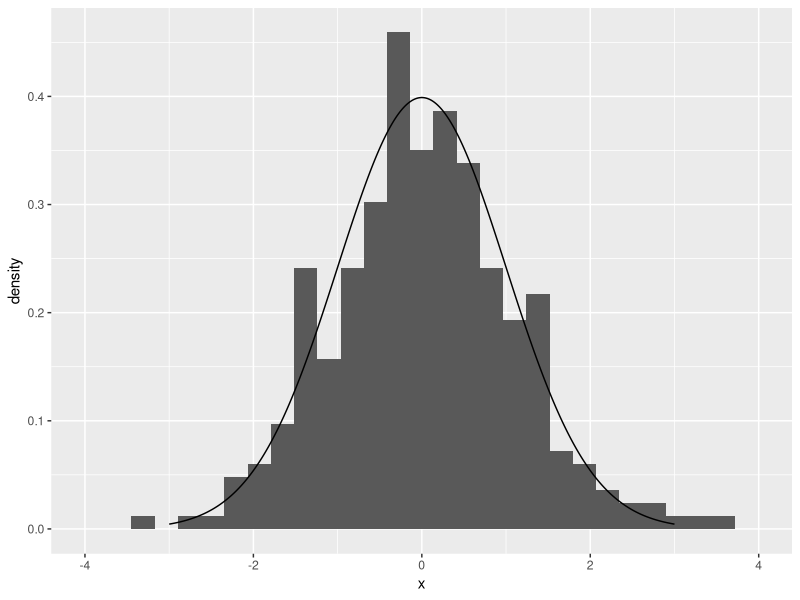
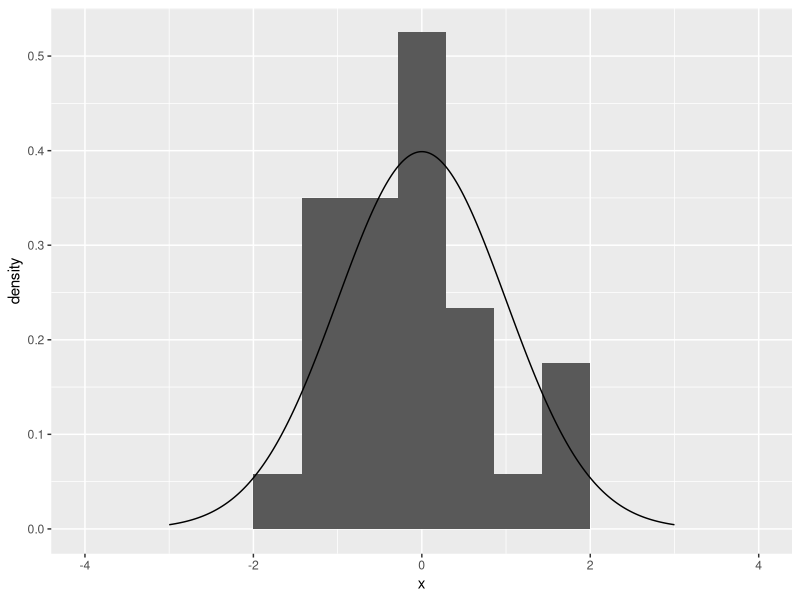
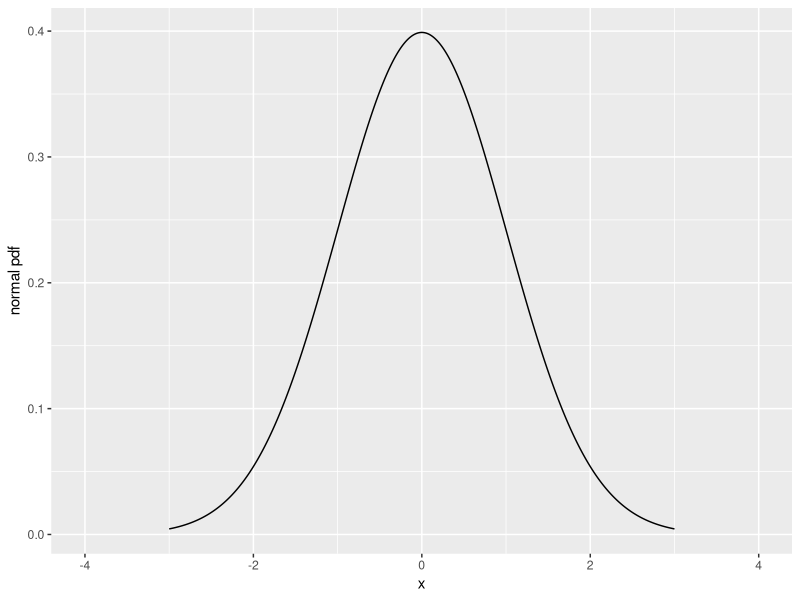
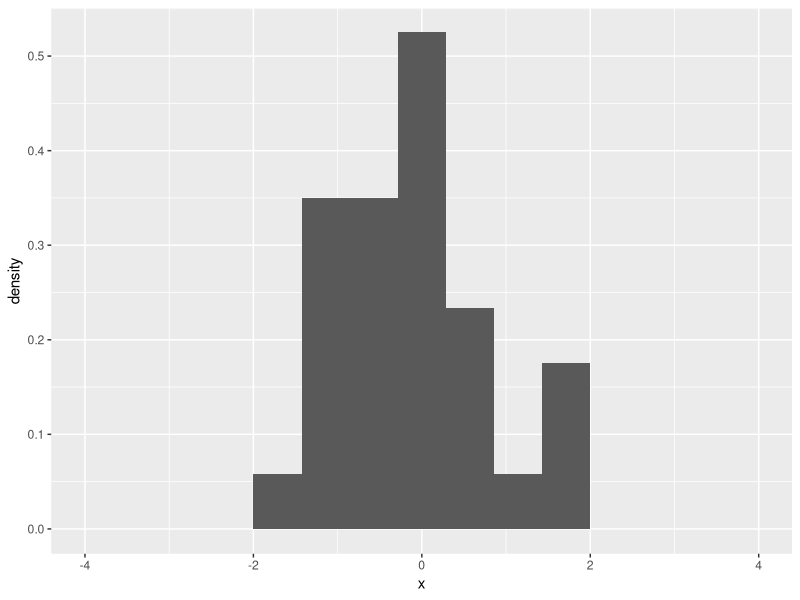
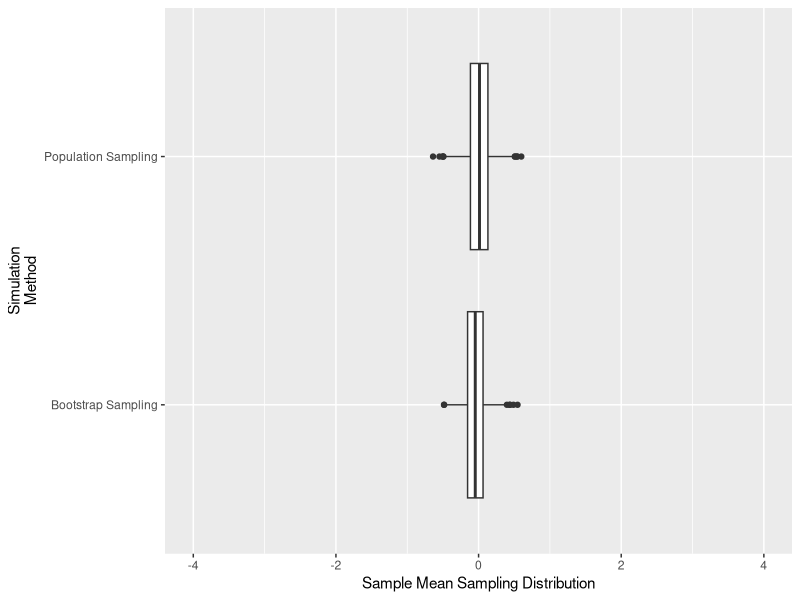
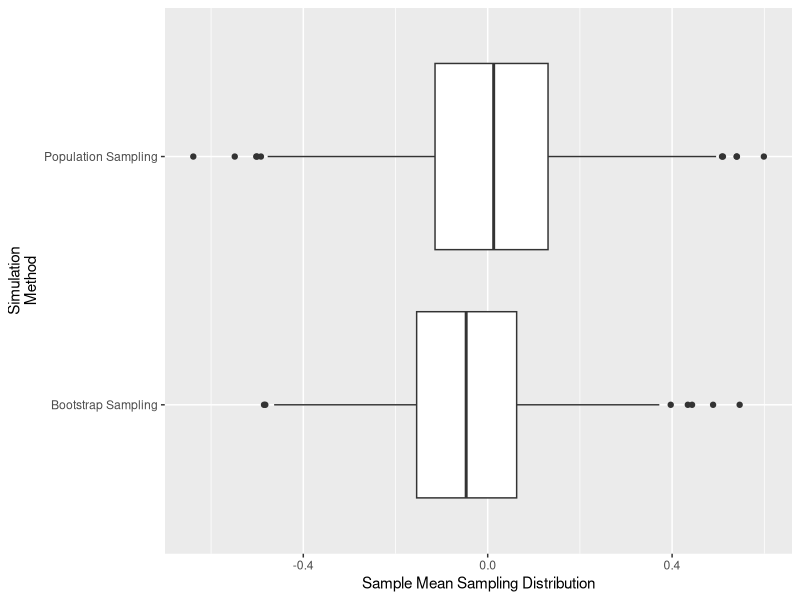
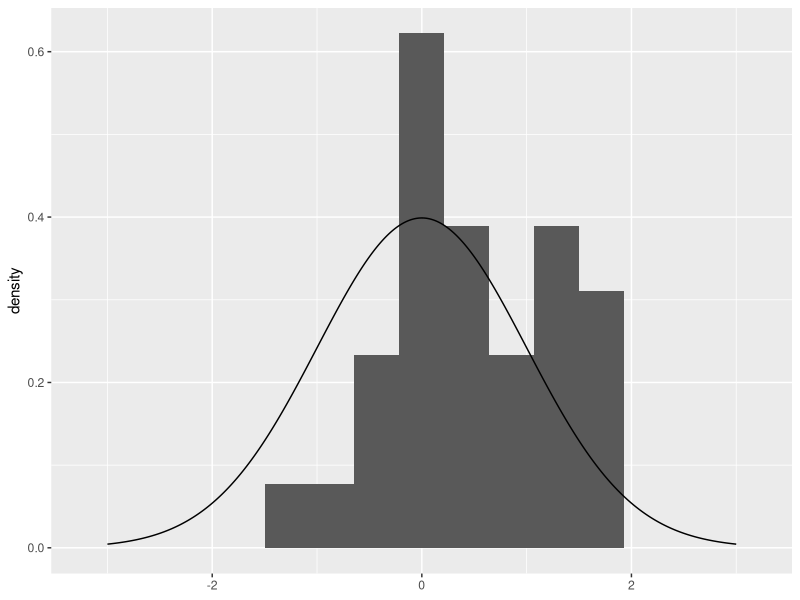
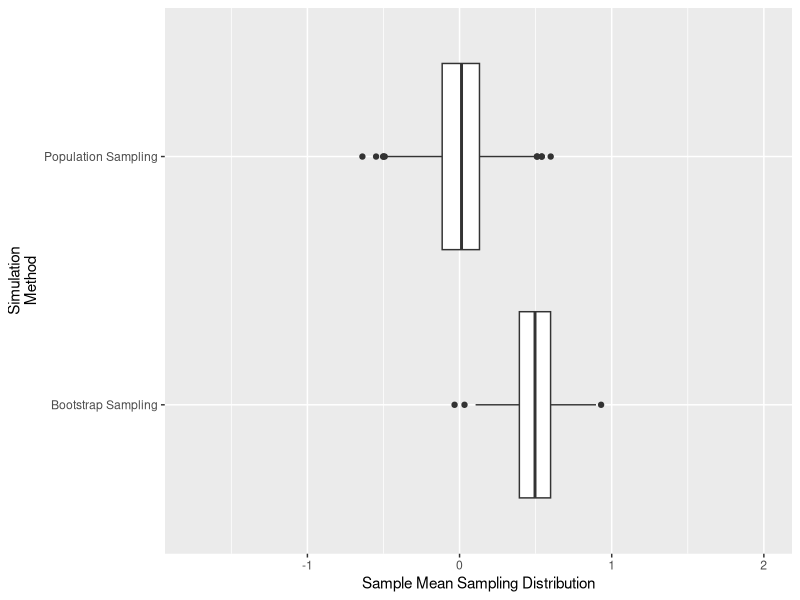

The R script that drew these images, in order:
## ---- chunk 1
# regarding `library()`: you don't have to `library(knitr)` if you `knitr::`
knitr::opts_chunk$set(eval=TRUE, include=TRUE, echo=TRUE, message=FALSE, warning=FALSE)

# knitting will default to pdf (rather than, e.g., html)
knitr::opts_chunk$set(dev='pdf')

# Defines a new code chunk `parameter=argument` option which will allow the
# size of printed code+output to be controlled using latex text size names:
# https://www.overleaf.com/learn/latex/Font_sizes%2C_families%2C_and_styles#Reference_guide
def.chunk.hook  <- knitr::knit_hooks$get("chunk")
knitr::knit_hooks$set(chunk = function(x, options) {
  x <- def.chunk.hook(x, options)
  ifelse(options$size != "normalsize", paste0("\n \\", options$size,"\n\n", x, "\n\n \\normalsize"), x)
})

color_block = function(color) {
  function(x, options) sprintf('\\color{%s}\\begin{verbatim}%s\\end{verbatim}',
                               color, x)
}
knitr::knit_hooks$set(message = color_block('red'))
knitr::knit_hooks$set(warning = color_block('red'))
knitr::knit_hooks$set(error = color_block('red'))
## ---- chunk 2
library(tidyverse); set.seed(130); n <- 300; support <- seq(-3,3,.01)
normal_pdf <- geom_line(data = tibble(`normal pdf`=dnorm(support), x=support),
                        aes(x=x, y=`normal pdf`))
normal_sample <- geom_histogram(data = tibble(x=rnorm(n=n)), 
                                aes(x=x, y=..density..), bins=30)
# https://r-charts.com/distribution/histogram-density-ggplot2/
# https://stackoverflow.com/questions/16712800/overlay-lines-and-hist-with-ggplot2
ggplot() + normal_sample + normal_pdf + xlim(-4,4) # {r,fig.width=6, fig.height=2}
## ---- chunk 3
set.seed(130); n <- 30
normal_pdf <- geom_line(data = tibble(`normal pdf`=dnorm(support), x=support),
                        aes(x=x, y=`normal pdf`))
normal_sample <- geom_histogram(data = tibble(x=rnorm(n=n)), 
                                aes(x=x, y=..density..), bins=15)
# https://r-charts.com/distribution/histogram-density-ggplot2/
# https://stackoverflow.com/questions/16712800/overlay-lines-and-hist-with-ggplot2
ggplot() + normal_sample + normal_pdf + xlim(-4,4) # {r,fig.width=6, fig.height=2}
## ---- chunk 4
support <- seq(-3,3,.01)
normal_pdf <- geom_line(data = tibble(`normal pdf`=dnorm(support), x=support),
                        aes(x=x, y=`normal pdf`))
ggplot() + normal_pdf + xlim(-4,4)
## ---- chunk 5
set.seed(130); n <- 30; support <- seq(-3,3,.01)
normal_sample <- geom_histogram(data = tibble(x=rnorm(n=n)), 
                                aes(x=x, y=..density..), bins=15)
ggplot() + normal_sample + xlim(-4,4)
## ---- chunk 6
set.seed(130); n <- 30; x <- rnorm(n=n); N <- 1000#0000000?
population_sample_means <- 1:N; bootstrap_sample_means <- 1:N
set.seed(130); for(i in 1:N){
  population_sample_means[i] <- mean(rnorm(n=n)) 
  bootstrap_sample_means[i] <- mean(sample(x, prob=rep(1/n,n), size=n, replace=TRUE))
} # Does Bootstrap Approximation Work?
## ---- chunk 7
sampling_distribution <- c(population_sample_means, bootstrap_sample_means)
simulation_method <- c(rep("Population Sampling",N),rep("Bootstrap Sampling",N))
tibble(`Sampling Distribution` = sampling_distribution,
       `Simulation\nMethod` = simulation_method) %>% 
  ggplot(aes(x=`Sampling Distribution`, y=`Simulation\nMethod`)) +
  geom_boxplot() + xlab("Sample Mean Sampling Distribution") + xlim(-4,4)
## ---- chunk 8
sampling_distribution <- c(population_sample_means, bootstrap_sample_means)
simulation_method <- c(rep("Population Sampling",N),rep("Bootstrap Sampling",N))
tibble(`Sampling Distribution` = sampling_distribution,
       `Simulation\nMethod` = simulation_method) %>% 
  ggplot(aes(x=`Sampling Distribution`, y=`Simulation\nMethod`)) +
  geom_boxplot() + xlab("Sample Mean Sampling Distribution") 
## ---- chunk 9
set.seed(4); n <- 30
normal_pdf <- geom_line(data = tibble(`normal pdf`=dnorm(support), x=support),
                        aes(x=x, y=`normal pdf`))
x <- rnorm(n=n)
normal_sample <- geom_histogram(data = tibble(x=x), 
                                aes(x=x, y=..density..), bins=15)
# https://r-charts.com/distribution/histogram-density-ggplot2/
# https://stackoverflow.com/questions/16712800/overlay-lines-and-hist-with-ggplot2
ggplot() + normal_sample + normal_pdf + theme(axis.title.x=element_blank())# {r,fig.width=6, fig.height=2}
## ---- chunk 10
population_sample_means <- 1:N; bootstrap_sample_means <- 1:N
set.seed(130); for(i in 1:N){
  population_sample_means[i] <- mean(rnorm(n=n)) 
  bootstrap_sample_means[i] <- mean(sample(x, prob=rep(1/n,n), size=n, replace=TRUE))
} # Does Bootstrap Approximation Work?
sampling_distribution <- c(population_sample_means, bootstrap_sample_means)
simulation_method <- c(rep("Population Sampling",N),rep("Bootstrap Sampling",N))
tibble(`Sampling Distribution` = sampling_distribution,
       `Simulation\nMethod` = simulation_method) %>% 
  ggplot(aes(x=`Sampling Distribution`, y=`Simulation\nMethod`)) +
  geom_boxplot() + xlab("Sample Mean Sampling Distribution") + xlim(-1.75,2)
## ---- chunk 11
set.seed(4); n <- 30
normal_pdf <- geom_line(data = tibble(`normal pdf`=dnorm(support), x=support),
                        aes(x=x, y=`normal pdf`))
x <- rnorm(n=n)
normal_sample <- geom_histogram(data = tibble(x=x), 
                                aes(x=x, y=..density..), bins=15)
# https://r-charts.com/distribution/histogram-density-ggplot2/
# https://stackoverflow.com/questions/16712800/overlay-lines-and-hist-with-ggplot2
ggplot() + normal_sample + normal_pdf + theme(axis.title.x=element_blank()) # {r,fig.width=6, fig.height=2}
## ---- chunk 12
population_sample_means <- 1:N; bootstrap_sample_means <- 1:N
set.seed(130); for(i in 1:N){
  population_sample_means[i] <- mean(rnorm(n=n)) 
  bootstrap_sample_means[i] <- mean(sample(x, prob=rep(1/n,n), size=n, replace=TRUE))
} # Does Bootstrap Approximation Work?
sampling_distribution <- c(population_sample_means, bootstrap_sample_means)
simulation_method <- c(rep("Population Sampling",N),rep("Bootstrap Sampling",N))
tibble(`Sampling Distribution` = sampling_distribution,
       `Simulation\nMethod` = simulation_method) %>% 
  ggplot(aes(x=`Sampling Distribution`, y=`Simulation\nMethod`)) +
  geom_boxplot() + xlab("Sample Mean Sampling Distribution")
## ---- chunk 13
set.seed(13); n <- 30
normal_pdf <- geom_line(data = tibble(`normal pdf`=dnorm(support), x=support),
                        aes(x=x, y=`normal pdf`))
x <- rnorm(n=n)
normal_sample <- geom_histogram(data = tibble(x=x), 
                                aes(x=x, y=..density..), bins=15)
# https://r-charts.com/distribution/histogram-density-ggplot2/
# https://stackoverflow.com/questions/16712800/overlay-lines-and-hist-with-ggplot2
ggplot() + normal_sample + normal_pdf + theme(axis.title.x=element_blank()) # {r,fig.width=6, fig.height=2}
## ---- chunk 14
population_sample_means <- 1:N; bootstrap_sample_means <- 1:N
set.seed(130); for(i in 1:N){
  population_sample_means[i] <- mean(rnorm(n=n)) 
  bootstrap_sample_means[i] <- mean(sample(x, prob=rep(1/n,n), size=n, replace=TRUE))
} # Does Bootstrap Approximation Work?
sampling_distribution <- c(population_sample_means, bootstrap_sample_means)
simulation_method <- c(rep("Population Sampling",N),rep("Bootstrap Sampling",N))
tibble(`Sampling Distribution` = sampling_distribution,
       `Simulation\nMethod` = simulation_method) %>% 
  ggplot(aes(x=`Sampling Distribution`, y=`Simulation\nMethod`)) +
  geom_boxplot() + xlab("Sample Mean Sampling Distribution") + xlim(-1.75,2)
## ---- chunk 15
set.seed(13); n <- 30
normal_pdf <- geom_line(data = tibble(`normal pdf`=dnorm(support), x=support),
                        aes(x=x, y=`normal pdf`))
x <- rnorm(n=n)
normal_sample <- geom_histogram(data = tibble(x=x), 
                                aes(x=x, y=..density..), bins=15)
# https://r-charts.com/distribution/histogram-density-ggplot2/
# https://stackoverflow.com/questions/16712800/overlay-lines-and-hist-with-ggplot2
ggplot() + normal_sample + normal_pdf + theme(axis.title.x=element_blank()) # {r,fig.width=6, fig.height=2}
## ---- chunk 16
population_sample_means <- 1:N; bootstrap_sample_means <- 1:N
set.seed(130); for(i in 1:N){
  population_sample_means[i] <- mean(rnorm(n=n)) 
  bootstrap_sample_means[i] <- mean(sample(x, prob=rep(1/n,n), size=n, replace=TRUE))
} # Does Bootstrap Approximation Work?
sampling_distribution <- c(population_sample_means, bootstrap_sample_means)
simulation_method <- c(rep("Population Sampling",N),rep("Bootstrap Sampling",N))
tibble(`Sampling Distribution` = sampling_distribution,
       `Simulation\nMethod` = simulation_method) %>% 
  ggplot(aes(x=`Sampling Distribution`, y=`Simulation\nMethod`)) +
  geom_boxplot() + xlab("Sample Mean Sampling Distribution") 
## ---- chunk 17
set.seed(10); n <- 30
normal_pdf <- geom_line(data = tibble(`normal pdf`=dnorm(support), x=support),
                        aes(x=x, y=`normal pdf`))
x <- rnorm(n=n)
normal_sample <- geom_histogram(data = tibble(x=x), 
                                aes(x=x, y=..density..), bins=15)
# https://r-charts.com/distribution/histogram-density-ggplot2/
# https://stackoverflow.com/questions/16712800/overlay-lines-and-hist-with-ggplot2
ggplot() + normal_sample + normal_pdf + theme(axis.title.x=element_blank()) # {r,fig.width=6, fig.height=2}
## ---- chunk 18
population_sample_means <- 1:N; bootstrap_sample_means <- 1:N
set.seed(130); for(i in 1:N){
  population_sample_means[i] <- mean(rnorm(n=n)) 
  bootstrap_sample_means[i] <- mean(sample(x, prob=rep(1/n,n), size=n, replace=TRUE))
} # Does Bootstrap Approximation Work?
sampling_distribution <- c(population_sample_means, bootstrap_sample_means)
simulation_method <- c(rep("Population Sampling",N),rep("Bootstrap Sampling",N))
tibble(`Sampling Distribution` = sampling_distribution,
       `Simulation\nMethod` = simulation_method) %>% 
  ggplot(aes(x=`Sampling Distribution`, y=`Simulation\nMethod`)) +
  geom_boxplot() + xlab("Sample Mean Sampling Distribution") + xlim(-1.75,2)
## ---- chunk 19
set.seed(10); n <- 30
normal_pdf <- geom_line(data = tibble(`normal pdf`=dnorm(support), x=support),
                        aes(x=x, y=`normal pdf`))
x <- rnorm(n=n)
normal_sample <- geom_histogram(data = tibble(x=x), 
                                aes(x=x, y=..density..), bins=15)
# https://r-charts.com/distribution/histogram-density-ggplot2/
# https://stackoverflow.com/questions/16712800/overlay-lines-and-hist-with-ggplot2
ggplot() + normal_sample + normal_pdf + theme(axis.title.x=element_blank()) # {r,fig.width=6, fig.height=2}
## ---- chunk 20
population_sample_means <- 1:N; bootstrap_sample_means <- 1:N
set.seed(130); for(i in 1:N){
  population_sample_means[i] <- mean(rnorm(n=n)) 
  bootstrap_sample_means[i] <- mean(sample(x, prob=rep(1/n,n), size=n, replace=TRUE))
} # Does Bootstrap Approximation Work?
sampling_distribution <- c(population_sample_means, bootstrap_sample_means)
simulation_method <- c(rep("Population Sampling",N),rep("Bootstrap Sampling",N))
tibble(`Sampling Distribution` = sampling_distribution,
       `Simulation\nMethod` = simulation_method) %>% 
  ggplot(aes(x=`Sampling Distribution`, y=`Simulation\nMethod`)) +
  geom_boxplot() + xlab("Sample Mean Sampling Distribution") 
## ---- chunk 21
mu <- 0; R <- 100; N <- 1000#0000?
half_alpha <- 0.025
percentiles <- c(half_alpha, 1-half_alpha)
plot <- ggplot(); set.seed(130)
for(i in 1:R){
  x <- rnorm(mean=mu, n=n)
  bootstrap_xbars <- 1:N
  for(j in 1:N){
    tmp <- sample(x, replace=TRUE)
    bootstrap_xbars[j] <- mean(tmp)
  }
  ConfidenceInterval <- 
    quantile(bootstrap_xbars, percentiles)
  if( all(ConfidenceInterval < mu) | 
      all(ConfidenceInterval > mu) ){
      col="red"}else{col="black"}
  plot <- plot + geom_line(color = col, 
    data = tibble(x=ConfidenceInterval,
                  y=c(i,i)), aes(x=x, y=y))
}; plot+xlab("Population Mean")+labs(title=
  paste(R, " ", (1-2*half_alpha)*100, 
        "% Confidence Intervals", sep=""))+                                     
  theme(axis.title.y=element_blank())
## ---- chunk 22
mu <- 0; R <- 100; N <- 1000#0000?
half_alpha <- 0.05
percentiles <- c(half_alpha, 1-half_alpha)
plot <- ggplot(); set.seed(130)
for(i in 1:R){
  x <- rnorm(mean=mu, n=n)
  bootstrap_xbars <- 1:N
  for(j in 1:N){
    tmp <- sample(x, replace=TRUE)
    bootstrap_xbars[j] <- mean(tmp)
  }
  ConfidenceInterval <- 
    quantile(bootstrap_xbars, percentiles)
  if( all(ConfidenceInterval < mu) | 
      all(ConfidenceInterval > mu) ){
      col="red"}else{col="black"}
  plot <- plot + geom_line(color = col, 
    data = tibble(x=ConfidenceInterval,
                  y=c(i,i)), aes(x=x, y=y))
}; plot+xlab("Population Mean")+labs(title=
  paste(R, " ", (1-2*half_alpha)*100, 
        "% Confidence Intervals", sep=""))+                                     
  theme(axis.title.y=element_blank())
## ---- chunk 23
mu <- 0; R <- 100; N <- 1000#0000?
half_alpha <- 0.1
percentiles <- c(half_alpha, 1-half_alpha)
plot <- ggplot(); set.seed(130)
for(i in 1:R){
  x <- rnorm(mean=mu, n=n)
  bootstrap_xbars <- 1:N
  for(j in 1:N){
    tmp <- sample(x, replace=TRUE)
    bootstrap_xbars[j] <- mean(tmp)
  }
  ConfidenceInterval <- 
    quantile(bootstrap_xbars, percentiles)
  if( all(ConfidenceInterval < mu) | 
      all(ConfidenceInterval > mu) ){
      col="red"}else{col="black"}
  plot <- plot + geom_line(color = col, 
    data = tibble(x=ConfidenceInterval,
                  y=c(i,i)), aes(x=x, y=y))
}; plot+xlab("Population Mean")+labs(title=
  paste(R, " ", (1-2*half_alpha)*100, 
        "% Confidence Intervals", sep=""))+                                     
  theme(axis.title.y=element_blank())
## ---- chunk 24
ggplot() + xlim(c(0,1)) + ylim(c(0,5)) +
  labs(title="95% Confidence Intervals of Proportion of People who Agree") +
  geom_line(data=tibble(x=c(.33,1), y=c(1,1)), aes(x=x,y=y), size=3) +
  geom_line(data=tibble(x=c(.6,1), y=c(2,2)), aes(x=x,y=y), size=3) +
  geom_line(data=tibble(x=c(.8,1), y=c(3,3)), aes(x=x,y=y), size=3) +  
  geom_line(data=tibble(x=c(.95,1), y=c(4,4)), aes(x=x,y=y), size=3) +
  xlab("Could you interpret these and use them to make decisions?")
## ---- chunk 25
R <- 100; N <- 1000#00?
half_alpha <- 0.025; percentiles <- c(half_alpha, 1-half_alpha)
set.seed(130); results <- tibble(n=c(),`Confidence Interval Widths`=c())
for(n in seq(5,100,5)){
  ConfidenceIntervalWidth <- 1:R
  for(i in 1:R){
    x <- rnorm(n=n)
    bootstrap_xbars <- 1:N
    for(j in 1:N){
      bootstrap_xbars[j] <- mean(sample(x, replace=TRUE))
    }  
    ConfidenceInterval <- quantile(bootstrap_xbars, percentiles) 
    ConfidenceIntervalWidth[i] <- ConfidenceInterval %>% diff()
  }
  results <- results %>% 
    bind_rows(tibble(n=rep(as.character(n),R),
                     `Confidence Interval Widths`=ConfidenceIntervalWidth))
}
## ---- chunk 26
#https://stackoverflow.com/questions/64112211/how-to-get-the-correct-order-on-the-x-axis
results$n <- factor(results$n, levels=seq(5,100,5))
# https://dplyr.tidyverse.org/reference/bind
results %>% ggplot(aes(x=n, y=`Confidence Interval Widths`)) +
  geom_boxplot() + labs(title="Distribution of 95% Confidence Interval Widths for 100 Confidence Intervals")
## ---- chunk 27
support <- seq(-3,3,.01)
normal_pdf <- geom_line(data = tibble(`normal pdf`=dnorm(support), x=support),
                        aes(x=x, y=`normal pdf`))
ggplot() + normal_pdf 
## ---- chunk 28
n <- 3; N <- 10000
x_bar_sampling_distribution <- 1:N
for(i in 1:N){
  x_bar_sampling_distribution[i] <- mean(rnorm(n=n))
}
tibble(x=x_bar_sampling_distribution) %>% ggplot() + 
  geom_histogram(aes(x=x, y=..density..)) + xlim(c(-3,3)) +
  ylab(paste("n =", n))
## ---- chunk 29
n <- 7; N <- 10000
x_bar_sampling_distribution <- 1:N
for(i in 1:N){
  x_bar_sampling_distribution[i] <- mean(rnorm(n=n))
}
tibble(x=x_bar_sampling_distribution) %>% ggplot() + 
  geom_histogram(aes(x=x, y=..density..)) + xlim(c(-3,3)) +
  ylab(paste("n =", n))
## ---- chunk 30
n <- 20; N <- 10000
x_bar_sampling_distribution <- 1:N
for(i in 1:N){
  x_bar_sampling_distribution[i] <- mean(rnorm(n=n))
}
tibble(x=x_bar_sampling_distribution) %>% ggplot() + 
  geom_histogram(aes(x=x, y=..density..)) + xlim(c(-3,3)) +
  ylab(paste("n =", n))
## ---- chunk 31
support <- seq(0,6,.01)
exponential_pdf <- geom_line(data = tibble(`normal pdf`=dexp(support), x=support),
                        aes(x=x, y=`normal pdf`))
ggplot() + exponential_pdf 
## ---- chunk 32
n <- 3; N <- 10000
x_bar_sampling_distribution <- 1:N
for(i in 1:N){
  x_bar_sampling_distribution[i] <- mean(rexp(n=n))
}
tibble(x=x_bar_sampling_distribution) %>% ggplot() + 
  geom_histogram(aes(x=x, y=..density..)) + xlim(c(0,6)) +
  ylab(paste("n =", n))
## ---- chunk 33
n <- 7; N <- 10000
x_bar_sampling_distribution <- 1:N
for(i in 1:N){
  x_bar_sampling_distribution[i] <- mean(rexp(n=n))
}
tibble(x=x_bar_sampling_distribution) %>% ggplot() + 
  geom_histogram(aes(x=x, y=..density..)) + xlim(c(0,6)) +
  ylab(paste("n =", n))
## ---- chunk 34
n <- 20; N <- 10000
x_bar_sampling_distribution <- 1:N
for(i in 1:N){
  x_bar_sampling_distribution[i] <- mean(rexp(n=n))
}
tibble(x=x_bar_sampling_distribution) %>% ggplot() + 
  geom_histogram(aes(x=x, y=..density..)) + xlim(c(0,6)) +
  ylab(paste("n =", n))
## ---- chunk 35
ggplot() + xlim(c(0,1)) + ylim(c(0,5)) +
  labs(title="95% Confidence Intervals of Proportion of People who Agree") +
  geom_line(data=tibble(x=c(.33,1), y=c(1,1)), aes(x=x,y=y), size=3) +
  geom_line(data=tibble(x=c(.6,1), y=c(2,2)), aes(x=x,y=y), size=3) +
  geom_line(data=tibble(x=c(.8,1), y=c(3,3)), aes(x=x,y=y), size=3) +  
  geom_line(data=tibble(x=c(.95,1), y=c(4,4)), aes(x=x,y=y), size=3) +
  xlab("Could you interpret these and use them to make decisions?")
